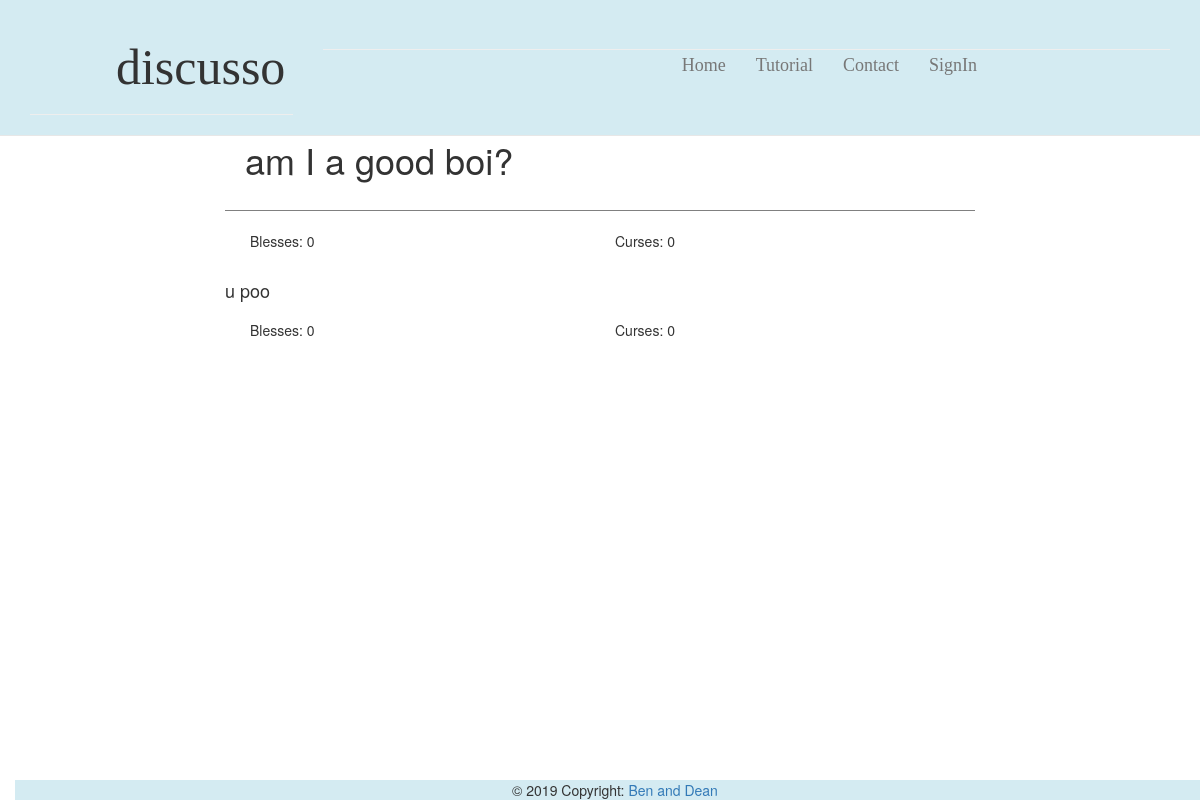
Page /topicpage/0 on the earlier database version.
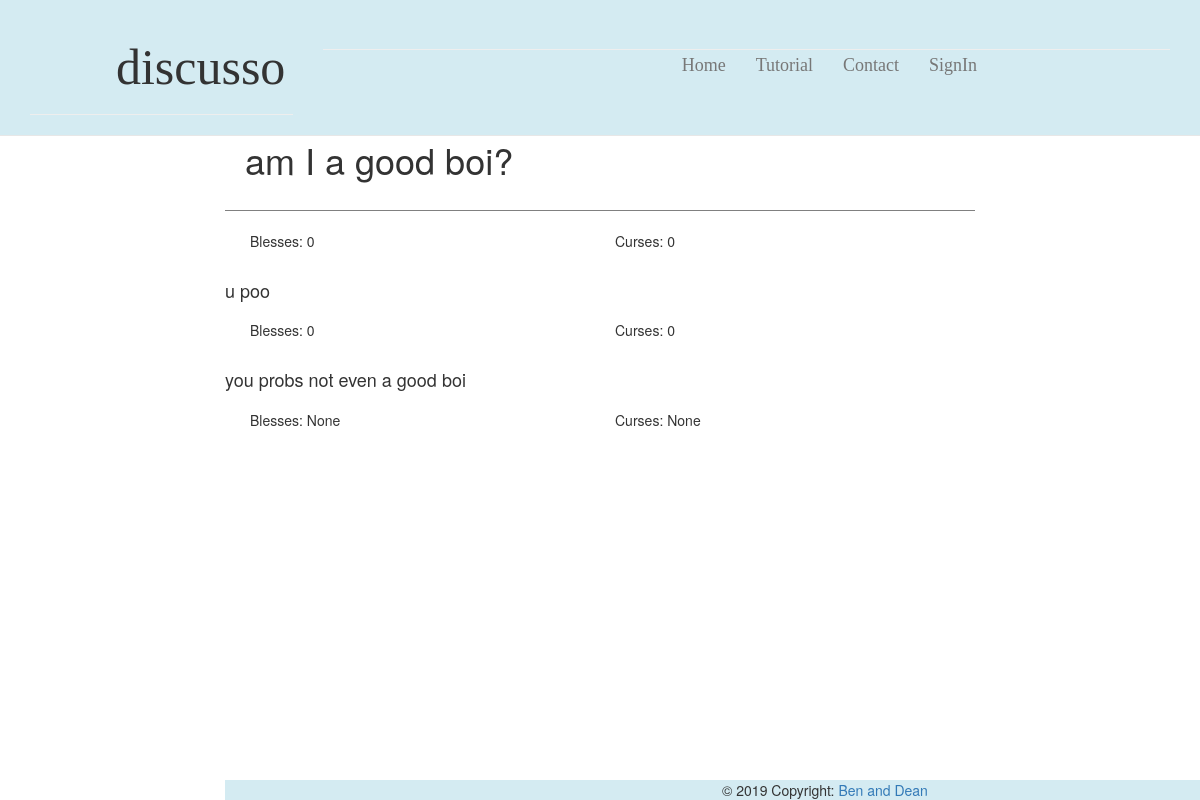
Same page on the later database version.
### app/models.py (models this page shows, shortened)
class Post(db.Model):
    id        = db.Column(db.Integer, primary_key=True)
    title     = db.Column(db.String(64))
    desc      = db.Column(db.String(248))
    blesses   = db.Column(db.Integer, default=0)
    curses    = db.Column(db.Integer, default=0)
    timestamp = db.Column(db.DateTime, index=True, default=datetime.utcnow)
    user_id   = db.Column(db.Integer, db.ForeignKey('user.id'))
    p_replies   = db.relationship('Reply', backref='ogPost', lazy='dynamic')

class Reply(db.Model):
    id        = db.Column(db.Integer, primary_key=True)
    post_id   = db.Column(db.Integer, db.ForeignKey('post.id'))
    text      = db.Column(db.String(248))
    blesses   = db.Column(db.Integer, default=0)
    curses    = db.Column(db.Integer, default=0)
    timestamp = db.Column(db.DateTime, index=True, default=datetime.utcnow)
    stance    = db.Column(db.Boolean)

### app/routes.py (the view)
@app.route('/topicpage/<postid>', methods=['GET', 'POST'])
def topic(postid):
    myPost = Post.query.get(postid)
    form = ReplyForm()
    if form.validate_on_submit():
        reply = Reply(post_id=postid, text=form.text.data, stance=('True' == form.stance.data))
        db.session.add(reply)
        db.session.commit()
        myReply = Post.query.get(postid).p_replies.all()
        return render_template('topicpage.html', title='Topic', post = myPost, replies = myReply, form=form)
    myReply = Post.query.get(postid).p_replies.all()
    return render_template('topicpage.html', title='Topic', post = myPost, replies = myReply, form=form)

### app/templates/topicpage.html (shortened to what this page needs)
{% extends "topbar.html" %}
{% block content %}
<div class="container-fluid">
	<div class="leftSide col-md-2">
	</div>
	<div class="topicPage mainArea col-md-8">
		<div id="question">
			<div class = "special">
			<h1> {{post.title}} </h1>
		</div>
			<div class="innerTopic container-fluid">
				<div class="col-md-6">
					<p>Blesses: {{post.blesses}} </p>
				</div>
				<div class="col-md-6">
					<p>Curses: {{post.curses}} </p>
				</div>
			</div>
		</div>
		{% for reply in replies %}
		<div class="comment">
			<div class = "header">
			<h4> {{reply.text}} </h4>
		</div>
			<div class="innerTopic container-fluid">
				<div class="col-md-6">
					<p>Blesses: {{reply.blesses}} </p>
				</div>
				<div class="col-md-6">
					<p>Curses: {{reply.curses}} </p>
				</div>
			</div>
			{% endfor %}
		</div>
		<div class="rightSide col-md-2">
		</div>
	</div>
	{% endblock %}

### app/templates/topbar.html (shortened to what this page needs)
<html>
<head>
    <link rel="stylesheet" href="https://maxcdn.bootstrapcdn.com/bootstrap/3.4.0/css/bootstrap.min.css">
    <link rel="stylesheet" type="text/css" href="{{ url_for('static',filename='stylesheet.css') }}">
</head>
<body>
    <nav class="navbar navbar-default navbar-fixed-top">
        <div class="container-fluid">
            <div class="navTitle col-md-3">
                <div class="page-header">
                    <h1>discusso</h1>
                </div>
            </div>
            <div class="topbarRight col-md-9">
                <div class="page-header">
                    <ul class="nav navbar-nav">
                        <li><a href="{{ url_for('homepage') }}">Home</a></li>
                        <li><a href="{{ url_for('tutorial') }}">Tutorial</a></li>
                        <li><a href="{{ url_for('contact') }}">Contact</a></li>
                        {% if current_user.is_anonymous %}
                        <li><a href="{{ url_for('signin') }}">SignIn</a></li>
                        {% else %}
                        <li><a href="{{ url_for('profile',userid = '') }}{{current_user.id}}">Profile</a></li>
                        <li><a href="{{ url_for('logout') }}">Sign Out</a></li>
                        {% endif %}
                    </ul>
                </div>
            </div>
        </div>
    </nav>
    {% block content %}{% endblock %}
    <footer class="page-footer font-small blue pt-4">
        <div class="container-fluid text-center">
            <div class="footer-copyright text-center py-3">© 2019 Copyright:
                <a href="http://http://teaching.csse.uwa.edu.au/units/CITS3403/"> Ben and Dean</a>
            </div>
        </div>
    </footer>
</body>
</html>

### app/static/stylesheet.css (style rules this page uses)
body { padding-top: 100px; }
.navbar-default { text-align: center; background-color: #d4ebf2; font-family: Cambria, Cochin, Georgia, Times, 'Times New Roman', serif; font-size: large; }
.nav { float: right; padding-right: 30%; }
.page-header { padding-left: 30%; }
.navTitle h1 { font-size: 50px; }
.page-footer { background-color: #d4ebf2; position: fixed; bottom: 0; width: 100%; height: -15px; }
.innerTopic { padding: 10px; }
.special { padding: 20px; border-bottom: 1px solid grey; margin-bottom: 10px; }

Differences in the rows shown:
added Reply: text "you probs not even a good boi", blesses "None", curses "None"
